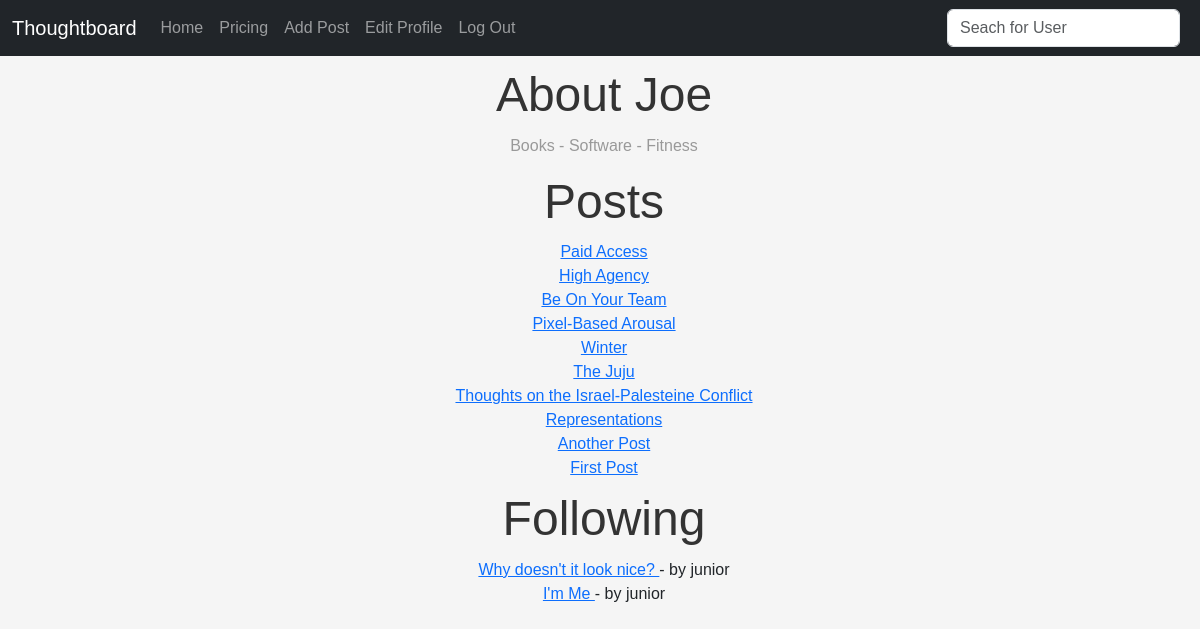
The app's page /home/joemonem (signed in), older data.
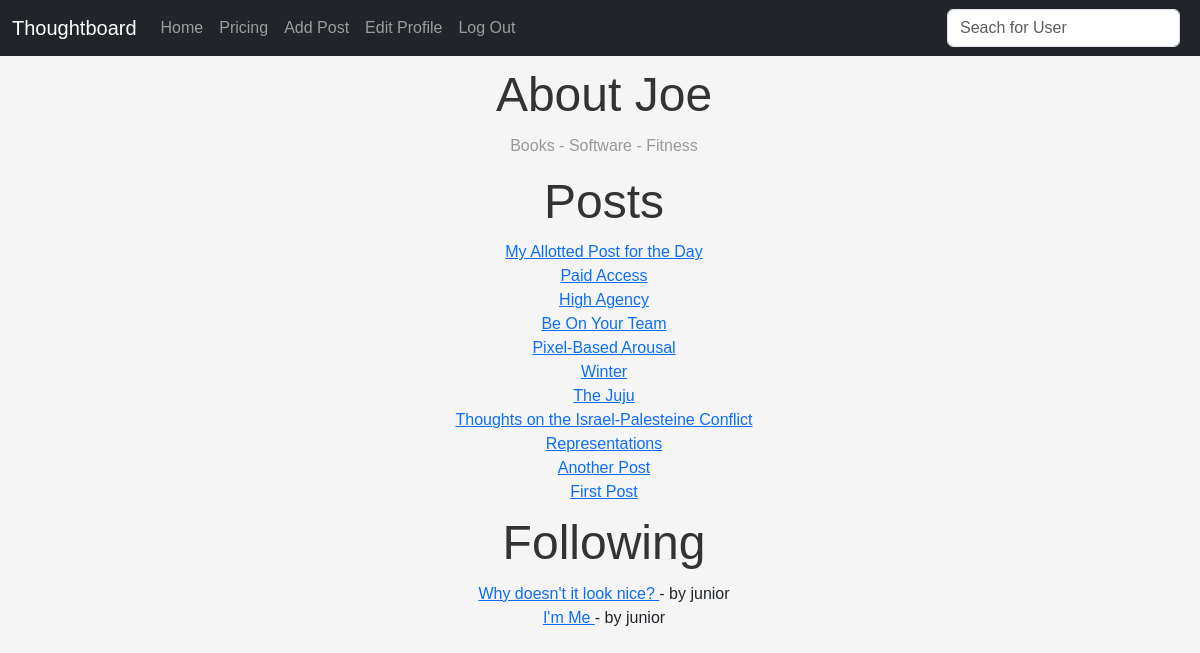
The same page, newer data.
### theblog/models.py (models this page shows, shortened)
class Post(models.Model):
    title = models.CharField(max_length=255)
    author = models.ForeignKey(User, on_delete=models.CASCADE)
    body = RichTextField(blank=True, null=True)
    published_date = models.DateField(default=timezone.now)

### theblog/views.py (the view)
# urls.py: path("home/<str:pk>", HomeView.as_view(), name="home"),
class HomeView(ListView):
    model = Post
    template_name = "home.html"
    context_object_name = "posts"
    def get_context_data(self, **kwargs):
        context = super().get_context_data(**kwargs)
        username = self.kwargs["pk"]
        user_object = get_object_or_404(User, username=username)
        user_profile = get_object_or_404(Profile, user=user_object)
        user_posts = Post.objects.filter(author=user_object)
        following_users = user_profile.following.exclude(username=username)
        following_posts = []
        for profile in following_users:
            print(profile)
            following_user_posts = Post.objects.filter(author=profile)
            following_posts.extend(following_user_posts)
        following_posts.sort(key=lambda post: post.id)
        context["user_object"] = user_object
        context["user_profile"] = user_profile
        context["user_posts"] = user_posts
        context["following_posts"] = following_posts
        if self.request.user.is_authenticated:
            current_user_profile = get_object_or_404(Profile, user=self.request.user)
            is_following = current_user_profile.following.filter(
                username=username
            ).exists()
            context["is_following"] = is_following
        return context

### theblog/templates/home.html (shortened to what this page needs)
{% extends 'base.html' %}
{%block content %}
{%if user_profile.bio%}
<div style="display: flex; align-items: center; margin: 0 auto; width: fit-content;">
    <h1>About {{user_profile.user.first_name}}</h1>
</div>
<p>{{user_profile.bio}}</p>
{%else%}
<h1>No Bio Yet</h1>
<p>You can visit Edit Profile in the Navbar to add one.</p>
{%endif%}
{% if user_posts%}
<h1>Posts</h1>
<ul>
    {% for post in user_posts reversed %}
    <li>
        <a href="{%url 'article-details' post.pk %}"> {{post.title}} </a>
        <br>
    </li>
    {% endfor %}
    {% else %}
    <h1>No Posts yet</h1>
    <p>Click on Add Post in the Navbar to create one.</p>
    {%endif%}
</ul>
{% if user.is_authenticated and user == user_profile.user %}
{% if following_posts%}
<h1>Following</h1>
<ul>
    {% for post in following_posts reversed %}
    <li>
        <a href="{%url 'article-details' post.pk %}"> {{post.title}} </a> - by {{post.author}}
        <br>
    </li>
    {% endfor %}
    {% else %}
    <h1>You don't follow anyone</h1>
    <p>Search for a profile to follow</p>
</ul>
{% endif %}
{%endif%}
{% endblock %}

Row changes from the older to the newer data that the page shows:
added Post: title "My Allotted Post for the Day", shown under "Posts"
